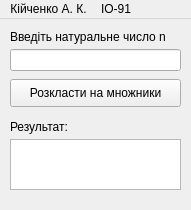
<?xml version="1.0" encoding="UTF-8"?>
<ui version="4.0">
 <class>MainWindow</class>
 <widget class="QMainWindow" name="MainWindow">
  <property name="geometry">
   <rect>
    <x>0</x>
    <y>0</y>
    <width>191</width>
    <height>210</height>
   </rect>
  </property>
  <property name="windowTitle">
   <string>Лабораторна 1а</string>
  </property>
  <widget class="QWidget" name="centralwidget">
   <widget class="QLabel" name="label">
    <property name="geometry">
     <rect>
      <x>10</x>
      <y>10</y>
      <width>171</width>
      <height>16</height>
     </rect>
    </property>
    <property name="text">
     <string>Введіть натуральне число n</string>
    </property>
   </widget>
   <widget class="QLineEdit" name="lineEdit">
    <property name="geometry">
     <rect>
      <x>10</x>
      <y>30</y>
      <width>171</width>
      <height>22</height>
     </rect>
    </property>
   </widget>
   <widget class="QPushButton" name="pushButton">
    <property name="geometry">
     <rect>
      <x>10</x>
      <y>60</y>
      <width>171</width>
      <height>28</height>
     </rect>
    </property>
    <property name="text">
     <string>Розкласти на множники</string>
    </property>
   </widget>
   <widget class="QLabel" name="label_2">
    <property name="geometry">
     <rect>
      <x>10</x>
      <y>100</y>
      <width>71</width>
      <height>16</height>
     </rect>
    </property>
    <property name="text">
     <string>Результат:</string>
    </property>
   </widget>
   <widget class="QTextBrowser" name="textBrowser">
    <property name="geometry">
     <rect>
      <x>10</x>
      <y>120</y>
      <width>171</width>
      <height>51</height>
     </rect>
    </property>
   </widget>
  </widget>
  <widget class="QMenuBar" name="menubar">
   <property name="geometry">
    <rect>
     <x>0</x>
     <y>0</y>
     <width>191</width>
     <height>26</height>
    </rect>
   </property>
   <widget class="QMenu" name="menu">
    <property name="title">
     <string>Кійченко А. К.</string>
    </property>
   </widget>
   <widget class="QMenu" name="menu_91">
    <property name="title">
     <string>ІО-91</string>
    </property>
   </widget>
   <addaction name="menu"/>
   <addaction name="menu_91"/>
  </widget>
 </widget>
 <resources/>
 <connections/>
</ui>
